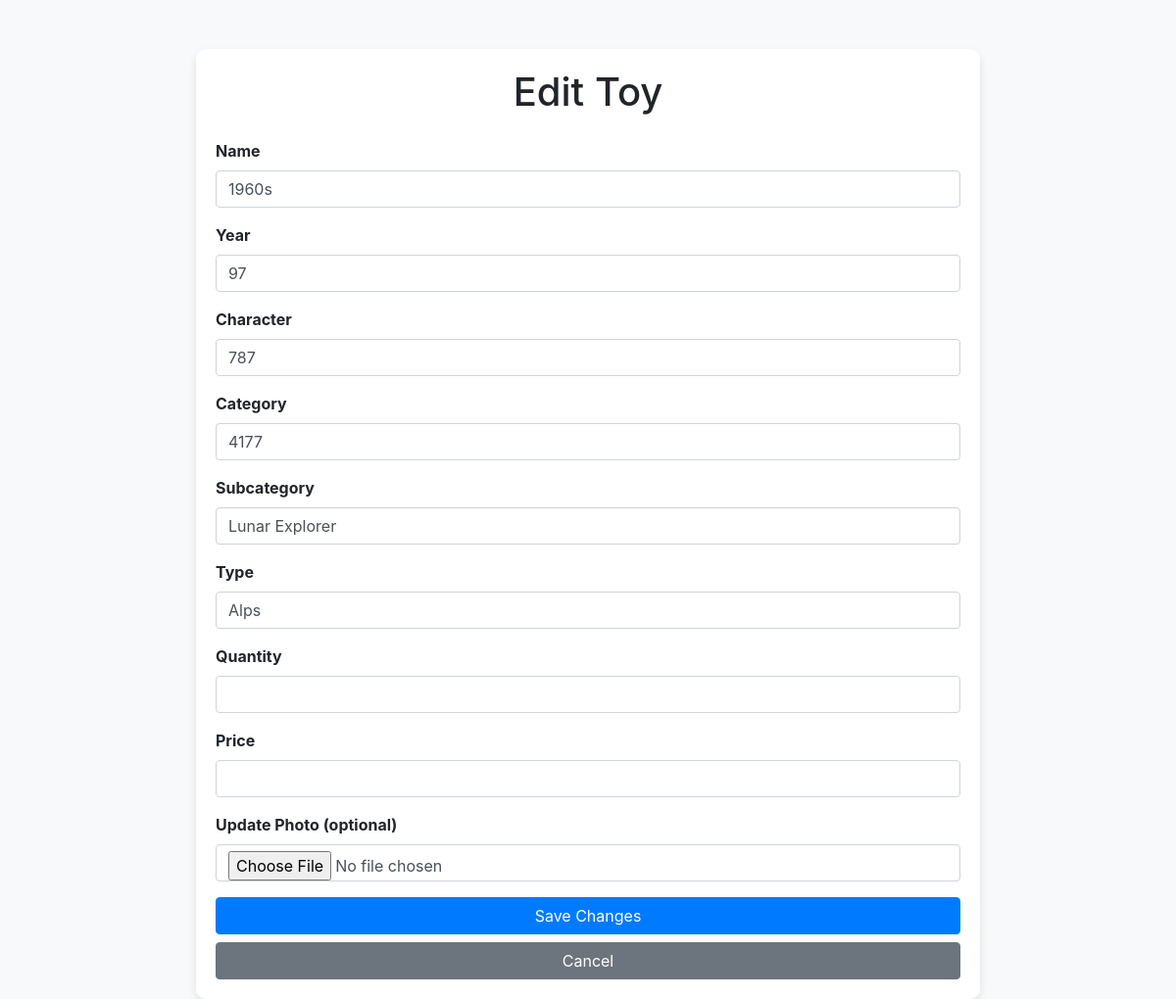
The app's page /edit-toy/4 (signed in) with its own data.
### tables this page shows
CREATE TABLE Toys (
    ToyID INTEGER PRIMARY KEY AUTOINCREMENT,
    UniqueID TEXT NOT NULL UNIQUE,
    Year INTEGER,
    CategoryID INTEGER NOT NULL,
    SubcategoryID INTEGER NOT NULL,
    TypeID INTEGER NOT NULL,
    Subject TEXT,
    Manufacturers TEXT,
    Universe TEXT,
    CharacterAccessories TEXT,
    Material TEXT,
    Country TEXT,
    ItemCondition TEXT,
    IsComplete INTEGER DEFAULT 0,
    Box INTEGER DEFAULT 0,
    BoxCondition TEXT,
    Quantity INTEGER NOT NULL,
    Price REAL,
    Photo TEXT, UserID INTEGER,
    FOREIGN KEY (CategoryID) REFERENCES Categories(CategoryID),
    FOREIGN KEY (SubcategoryID) REFERENCES Subcategories(SubcategoryID),
    FOREIGN KEY (TypeID) REFERENCES Types(TypeID)
);

### app.py (the view, shortened to what this page needs)
@app.route("/edit-toy/<int:toy_id>", methods=["GET", "POST"])
def edit_toy(toy_id):
    conn = sqlite3.connect("database/toy_inventory.db")
    cursor = conn.cursor()
    toy = cursor.execute("SELECT * FROM Toys WHERE ToyID = ?", (toy_id,)).fetchone()
    conn.close()
    return render_template("edit_toy.html", toy=toy)

### templates/edit_toy.html (shortened to what this page needs)
<!DOCTYPE html>
<html lang="en">
<head>
    <link
        rel="stylesheet"
        href="https://stackpath.bootstrapcdn.com/bootstrap/4.5.2/css/bootstrap.min.css"
    >
</head>
<body>
    <div class="container">
        <h1 class="text-center mb-4">Edit Toy</h1>
        <form method="POST" enctype="multipart/form-data" action="/edit-toy/{{ toy[0] }}">
            <div class="form-group">
                <label for="name">Name</label>
                <input type="text" class="form-control" id="name" name="name" value="{{ toy[2] }}" required>
            </div>
            <div class="form-group">
                <label for="year">Year</label>
                <input type="number" class="form-control" id="year" name="year" value="{{ toy[3] }}" required>
            </div>
            <div class="form-group">
                <label for="character">Character</label>
                <input type="text" class="form-control" id="character" name="character" value="{{ toy[4] }}">
            </div>
            <div class="form-group">
                <label for="category">Category</label>
                <input type="text" class="form-control" id="category" name="category" value="{{ toy[5] }}" required>
            </div>
            <div class="form-group">
                <label for="subcategory">Subcategory</label>
                <input type="text" class="form-control" id="subcategory" name="subcategory" value="{{ toy[6] }}">
            </div>
            <div class="form-group">
                <label for="type">Type</label>
                <input type="text" class="form-control" id="type" name="type" value="{{ toy[7] }}">
            </div>
            <div class="form-group">
                <label for="quantity">Quantity</label>
                <input type="number" class="form-control" id="quantity" name="quantity" value="{{ toy[8] }}" required>
            </div>
            <div class="form-group">
                <label for="price">Price</label>
                <input type="number" class="form-control" id="price" name="price" value="{{ toy[9] }}" step="0.01" required>
            </div>
            <div class="form-group">
                <label for="photo">Update Photo (optional)</label>
                <input type="file" class="form-control" id="photo" name="photo" accept="image/*">
            </div>
            <button type="submit" class="btn btn-primary btn-block">Save Changes</button>
            <a href="/toys" class="btn btn-secondary btn-block">Cancel</a>
        </form>
    </div>
</body>
</html>

### templates/edit_toy.html (style rules this page uses)
body { background-color: #f8f9fa; }
.container { margin-top: 50px; max-width: 800px; background: white; padding: 20px; border-radius: 10px; box-shadow: 0 4px 8px rgba(0, 0, 0, 0.1); }
.form-group label { font-weight: bold; }
.btn-primary { background-color: #007bff; border-color: #007bff; }

### records on screen
Toys: name "1960s", year "97", character "787", category "4177", subcategory "Lunar Explorer", type "Alps"
